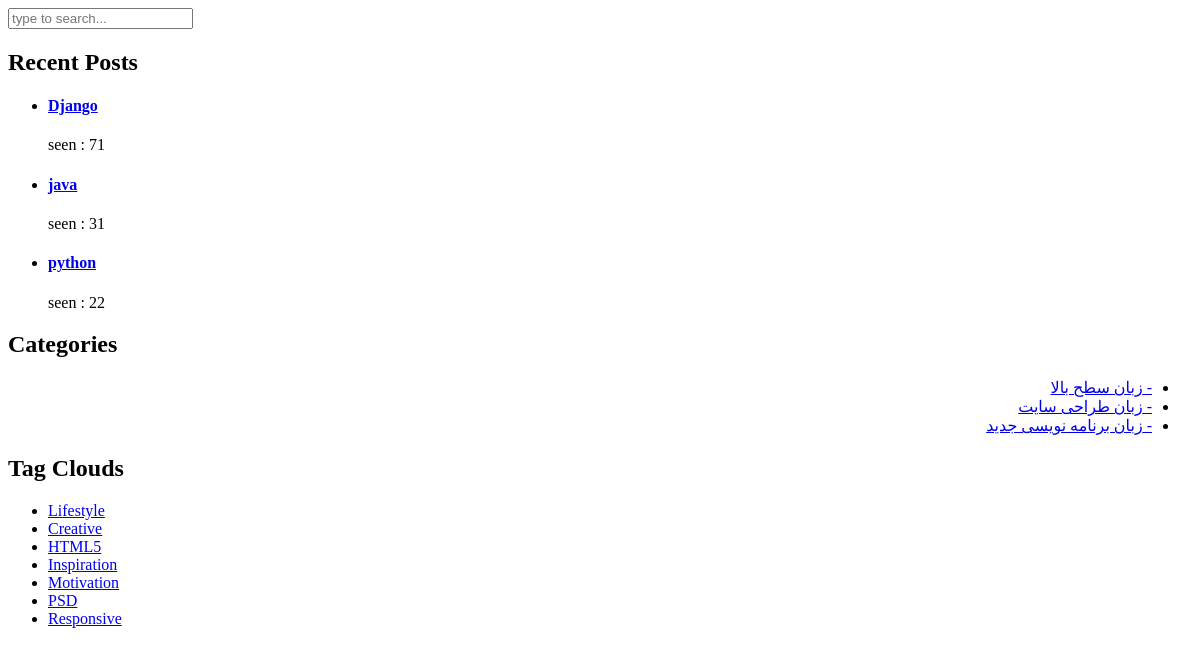
The app's page /sidebar, older data.
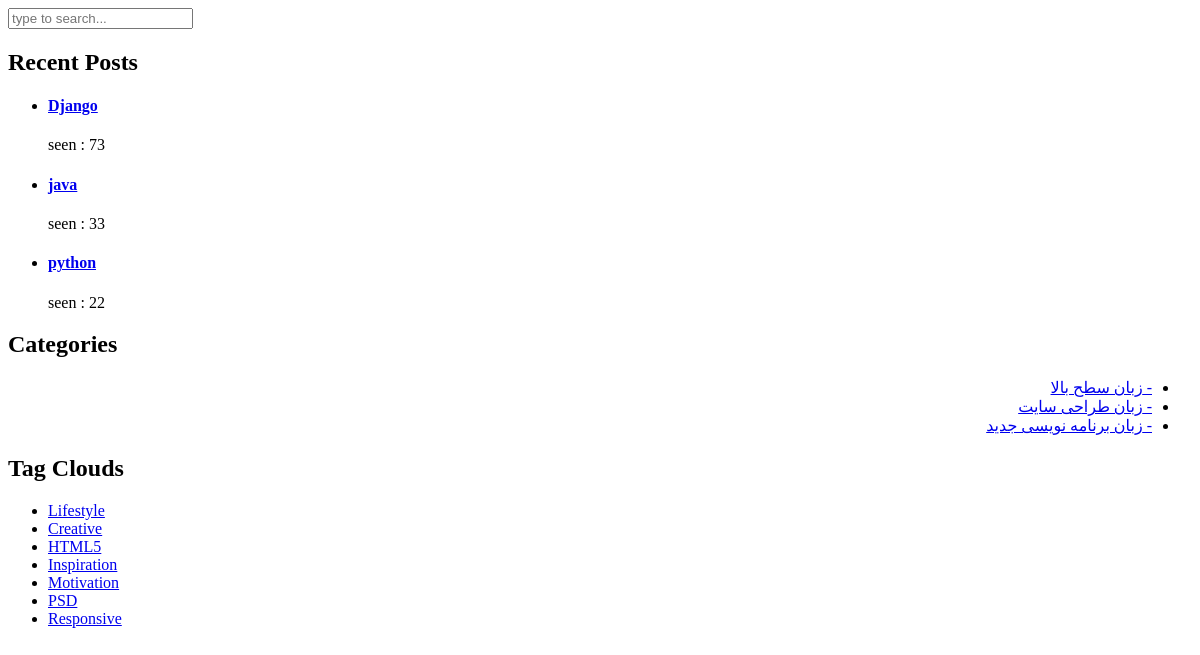
The same page, newer data.
### blog_app/models.py (models this page shows, shortened)
class artikle(models.Model):
    author = models.ForeignKey(User,on_delete=models.CASCADE)
    title = models.CharField(max_length=30)
    body = models.TextField()
    image = models.ImageField(upload_to='images/artikels')
    created = models.DateTimeField(auto_now_add=True)
    updated = models.DateTimeField(auto_now=True)
    catg = models.ManyToManyField(category)
    slug = models.SlugField(null=True,unique=False,blank=True)
    views = models.PositiveIntegerField(default=0)
    def get_absolute_url(self):
        return reverse('blog:article_detail',kwargs={'slug':self.slug})
    class Meta:
        ordering = ('-views',)
    class Meta:
        ordering = ('-created',)

### home_app/views.py (the view)
# urls.py: path('sidebar',views.sidebar,name='sidebar_partial')]
def sidebar(request):
    data = {'name':'amir'}
    return render(request,'includes/sidebar.html',context=data)

### context_processors/context_processors.py (called while the page is built)
def recent_artikles(request):
    recent_art = artikle.objects.order_by('-views')[:3]
    return {'recent_art':recent_art}

def categori_artikles(request):
    categori = category.objects.all()
    return {'cati':categori}

### home_app/templates/includes/sidebar.html
<div class="col-lg-4">
            <div class="sidebar">
              <div class="row">
                <div class="col-lg-12">
                  <div class="sidebar-item search">
                    <form id="search_form" name="gs" method="GET" action="{% url 'blog:search_articles' %}">
                      <input type="text" name="q" class="searchText"  style="text-transform:none;" placeholder="type to search..." autocomplete="on">
                    </form>
                  </div>
                </div>
                <div class="col-lg-12">
                  <div class="sidebar-item recent-posts">
                    <div class="sidebar-heading">
                      <h2>Recent Posts</h2>
                    </div>
                    <div class="content">
                      <ul>
                        {% for j in recent_art %}
                        <li><a href="post-details.html">
                          <a href="{{j.get_absolute_url}}" class="nav-link"><h4>{{j.title}}</h4></a>
                          <span>seen : {{j.views}}</span>
                        </a></li>
                        {% endfor %}
                      </ul>
                    </div>
                  </div>
                </div>
                <div class="col-lg-12">
                  <div class="sidebar-item categories">
                    <div class="sidebar-heading">
                      <h2>Categories</h2>
                    </div>
                    <div class="content">
                      <ul dir="rtl">
                        {% for c in cati %}
                        <li><a href="{% url 'blog:categor_detail' c.id %}">- {{c.title}}</a></li>
                        {% endfor %}
                      </ul>
                    </div>
                  </div>
                </div>
                <div class="col-lg-12">
                  <div class="sidebar-item tags">
                    <div class="sidebar-heading">
                      <h2>Tag Clouds</h2>
                    </div>
                    <div class="content">
                      <ul>
                        <li><a href="#">Lifestyle</a></li>
                        <li><a href="#">Creative</a></li>
                        <li><a href="#">HTML5</a></li>
                        <li><a href="#">Inspiration</a></li>
                        <li><a href="#">Motivation</a></li>
                        <li><a href="#">PSD</a></li>
                        <li><a href="#">Responsive</a></li>
                      </ul>
                    </div>
                  </div>
                </div>
              </div>
            </div>
          </div>

Row changes from the older to the newer data that the page shows:
changed artikle "Django": views "71" → "73"
changed artikle "java": views "31" → "33"
